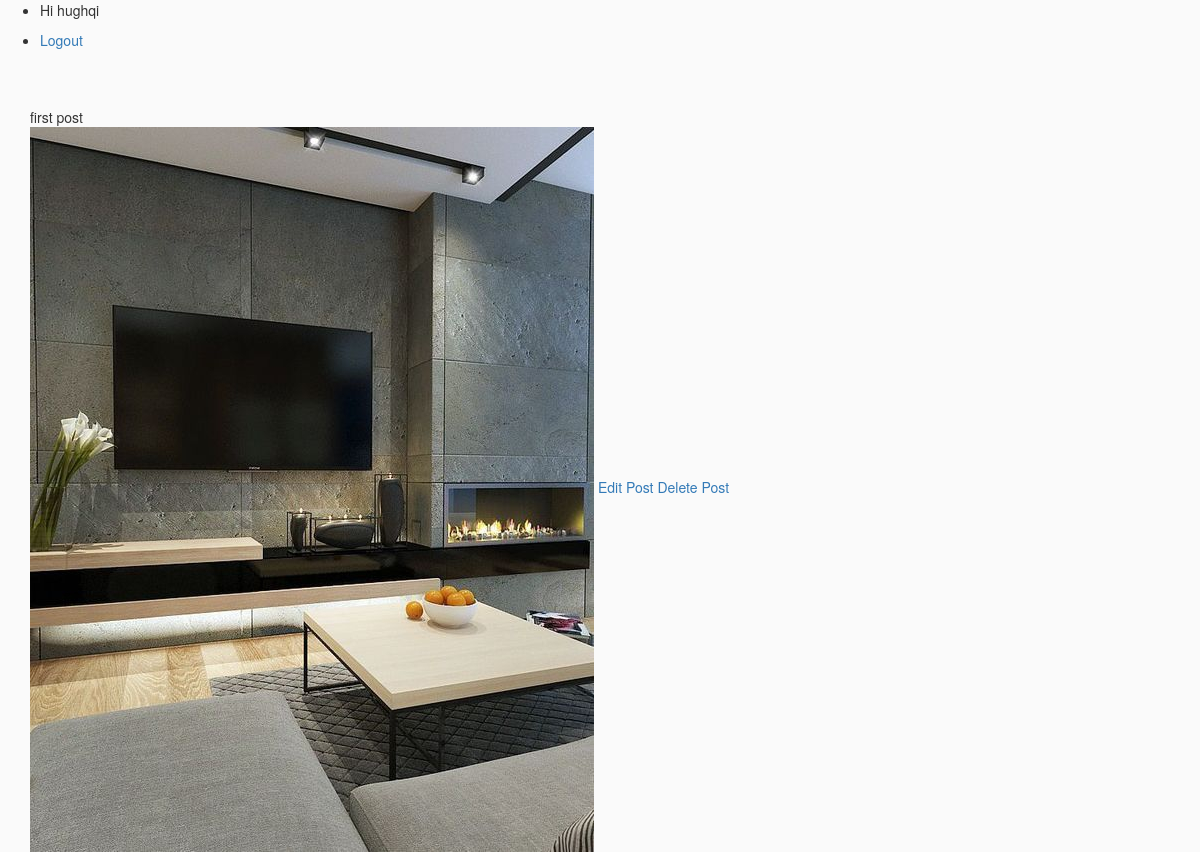
Page /instaJZ/posts/1/ (signed in) on the committed database.
### InstaJZ/models.py (models this page shows, shortened)
class InstaUser(AbstractUser):
    profile_pic = ProcessedImageField(
        upload_to='static/images/profiles',
        format='JPEG',
        options={'quality': 100},
        blank=True,
        null=True
    )

class Post(models.Model):
    title = models.TextField(blank=True, null=True)
    image = ProcessedImageField(
        upload_to='static/images/posts',
        format='JPEG',
        options={'quality': 100},
        blank=True,
        null=True
    )

### InstaJZ/views.py (the view)
# urls.py: path('posts/<int:pk>/', PostDetailView.as_view(), name='postdetail'),
class PostDetailView(DetailView):
    model = Post
    template_name = 'post_detail.html'

### templates/post_detail.html
{% extends "base.html" %}
{% block content %}
<span> {{ object.title }} </span>
<div>
    <img src="/{{ object.image }}">
    <a href="{% url 'editpost' object.pk %}">Edit Post</a>
    <a href="{% url 'deletepost' object.pk %}">Delete Post</a>
</div>
{% endblock content %}

### templates/header.html (shortened to what this page needs)
<ul>
    {% if request.user.is_authenticated %}
    <li>
        <p>Hi {{request.user.username}}</p>
    </li>
    <li>
        <a href="{% url 'logout' %}">Logout</a>
    </li>
    {% endif %}
</ul>

### static/css/style.css (style rules this page uses)
html { height: 100%; }
body { min-height: 100%; background-color: #fafafa; }

### rows in the picture
InstaUser: user.username "hughqi"
Post: title "first post", image (picture)
